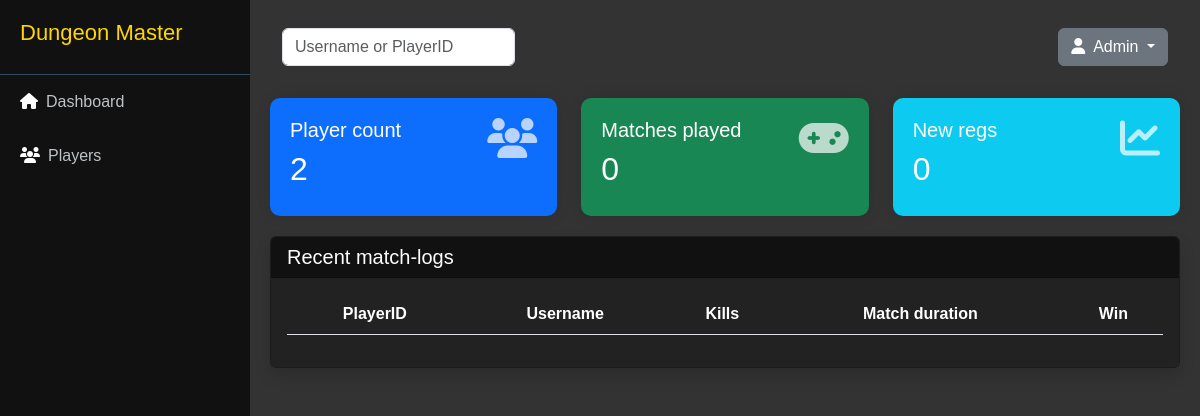
Page /dungeonmaster/admin_panel/mainPanel.php on the earlier database version.
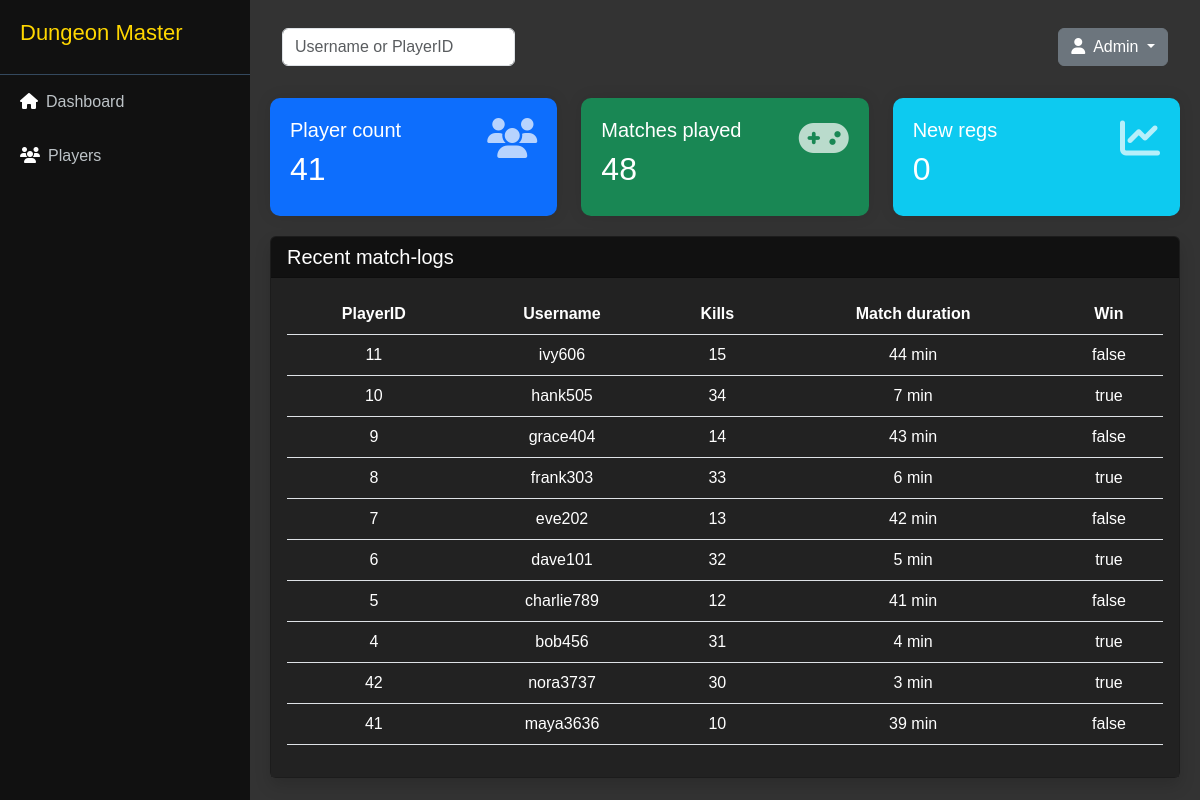
Same page on the later database version.
### tables this page shows
CREATE TABLE `matchlogs` (
  `MatchID` int(11) NOT NULL,
  `PlayerID` int(11) NOT NULL,
  `Kills` int(11) DEFAULT 0,
  `MatchDuration` int(11) NOT NULL,
  `Win` tinyint(1) NOT NULL
);

CREATE TABLE `players` (
  `PlayerID` int(11) NOT NULL,
  `Username` varchar(50) NOT NULL,
  `PasswordHash` varchar(255) NOT NULL,
  `Email` varchar(100) NOT NULL,
  `Level` int(3) NOT NULL DEFAULT 0,
  `RegDate` datetime NOT NULL DEFAULT current_timestamp()
);

### dungeonmaster/admin_panel/mainPanel.php (the view, shortened to what this page needs)
<?php
$servername = "localhost";
$username = "root";
$password = "";
$dbname = "dungeonmaster";
try {
    $conn = new PDO("mysql:host=$servername;dbname=$dbname", $username, $password);
    $conn->setAttribute(PDO::ATTR_ERRMODE, PDO::ERRMODE_EXCEPTION);
    $stmt = $conn->query("SELECT COUNT(*) FROM players");
    $playerCount = $stmt->fetchColumn();
    $stmt = $conn->query("SELECT COUNT(*) FROM players WHERE DATE(RegDate) = CURDATE()");
    $newRegs = $stmt->fetchColumn();
    $stmt = $conn->query("SELECT COUNT(*) FROM matchlogs");
    $matchesPlayed = $stmt->fetchColumn();
    $stmt = $conn->query("
        SELECT m.PlayerID, p.Username, m.Kills, m.MatchDuration, m.Win
        FROM matchlogs m
        JOIN players p ON m.PlayerID = p.PlayerID
        ORDER BY m.MatchID DESC
        LIMIT 10
    ");
    $matchLogs = $stmt->fetchAll(PDO::FETCH_ASSOC);
} catch(PDOException $e) {
    echo "Hiba: " . $e->getMessage();
}
?>
<!DOCTYPE html>
<html lang="hu">
<head>
    <link href="https://cdn.jsdelivr.net/npm/bootstrap@5.3.0/dist/css/bootstrap.min.css" rel="stylesheet">
    <link rel="stylesheet" href="https://cdnjs.cloudflare.com/ajax/libs/font-awesome/6.4.0/css/all.min.css">
</head>
<body>
<div class="sidebar">
    <div class="sidebar-header">
        <h4>Dungeon Master</h4>
    </div>
    <ul class="sidebar-menu">
        <li><a href="mainPanel.php"><i class="fas fa-home me-2"></i>Dashboard</a></li>
        <li><a href="users.php"><i class="fas fa-users me-2"></i>Players</a></li>
    </ul>
</div>
<div class="main-content">
    <nav class="navbar mb-4">
        <div class="container-fluid">
            <form class="d-flex">
                <input class="form-control me-2" type="search" placeholder="Username or PlayerID">
            </form>
            <div class="dropdown">
                <button class="btn btn-secondary dropdown-toggle" type="button" data-bs-toggle="dropdown">
                    <i class="fas fa-user me-2"></i>Admin
                </button>
            </div>
        </div>
    </nav>
    <div class="row">
        <div class="col-md-4">
            <div class="stat-card bg-primary text-white">
                <h5>Player count</h5>
                <h2><?= htmlspecialchars($playerCount) ?></h2>
                <i class="fas fa-users stat-icon"></i>
            </div>
        </div>
        <div class="col-md-4">
            <div class="stat-card bg-success text-white">
                <h5>Matches played</h5>
                <h2><?= htmlspecialchars($matchesPlayed) ?></h2>
                <i class="fas fa-gamepad stat-icon"></i>
            </div>
        </div>
        <div class="col-md-4">
            <div class="stat-card bg-info text-white">
                <h5>New regs</h5>
                <h2><?= htmlspecialchars($newRegs) ?></h2>
                <i class="fas fa-chart-line stat-icon"></i>
            </div>
        </div>
    </div>
    <div class="card shadow" style="background-color: #222 !important;">
        <div class="card-header">
            <h5 class="mb-0">Recent match-logs</h5>
        </div>
        <div class="card-body">
            <table class="table table-hover">
                <thead>
                    <tr>
                        <th>PlayerID</th>
                        <th>Username</th>
                        <th>Kills</th>
                        <th>Match duration</th>
                        <th>Win</th>
                    </tr>
                </thead>
                <tbody>
                    <?php foreach ($matchLogs as $log): ?>
                        <tr>
                            <td><?= htmlspecialchars($log['PlayerID']) ?></td>
                            <td><?= htmlspecialchars($log['Username']) ?></td>
                            <td><?= htmlspecialchars($log['Kills']) ?></td>
                            <td><?= htmlspecialchars($log['MatchDuration']) ?> min</td>
                            <td><?= $log['Win'] ? 'true' : 'false' ?></td>
                        </tr>
                    <?php endforeach; ?>
                </tbody>
            </table>
        </div>
    </div>
</div>
</body>
</html>

### dungeonmaster/admin_panel/mainPanel.php (style rules this page uses)
* { font-family: 'DungeonFont', sans-serif; color: white; }
.sidebar { background: #111; min-height: 100vh; position: fixed; width: 250px; }
.card-header { background-color: #111; }
.card-body { background-color: #222; }
table { background-color: #222; }
th, td { color: white !important; background-color: #222 !important; }
tr { text-align: center; }
.main-content, .navbar { background-color: #333; }
body { background-color: #333; }
h4 { color: #FFD700; font-size: 22px; }
h5 { color: white; }
.sidebar-header { padding: 20px; color: #ecf0f1; border-bottom: 1px solid #34495e; }
.sidebar-menu { list-style: none; padding: 0; }
.sidebar-menu li a { color: #bdc3c7; padding: 15px 20px; display: block; text-decoration: none; transition: 0.3s; }
.main-content { margin-left: 250px; padding: 20px; }
.stat-card { background: white; border-radius: 10px; padding: 20px; margin-bottom: 20px; box-shadow: 0 0 15px rgba(0,0,0,0.1); position: relative; }
.stat-icon { font-size: 2.5rem; position: absolute; top: 20px; right: 20px; opacity: 0.7; }

Differences in the rows shown:
added matchlogs: PlayerID "11", PlayerID.Username "ivy606", Kills "15", MatchDuration "44", Win "false"
added matchlogs: PlayerID "10", PlayerID.Username "hank505", Kills "34", MatchDuration "7", Win "true"
added matchlogs: PlayerID "9", PlayerID.Username "grace404", Kills "14", MatchDuration "43", Win "false"
added matchlogs: PlayerID "8", PlayerID.Username "frank303", Kills "33", MatchDuration "6", Win "true"
added matchlogs: PlayerID "7", PlayerID.Username "eve202", Kills "13", MatchDuration "42", Win "false"
added matchlogs: PlayerID "6", PlayerID.Username "dave101", Kills "32", MatchDuration "5", Win "true"
added matchlogs: PlayerID "5", PlayerID.Username "charlie789", Kills "12", MatchDuration "41", Win "false"
added matchlogs: PlayerID "4", PlayerID.Username "bob456", Kills "31", MatchDuration "4", Win "true"
added matchlogs: PlayerID "42", PlayerID.Username "nora3737", Kills "30", MatchDuration "3", Win "true"
added matchlogs: PlayerID "41", PlayerID.Username "maya3636", Kills "10", MatchDuration "39", Win "false"
Other differences:
$playerCount: "2" → "41"
$matchesPlayed: "0" → "48"
